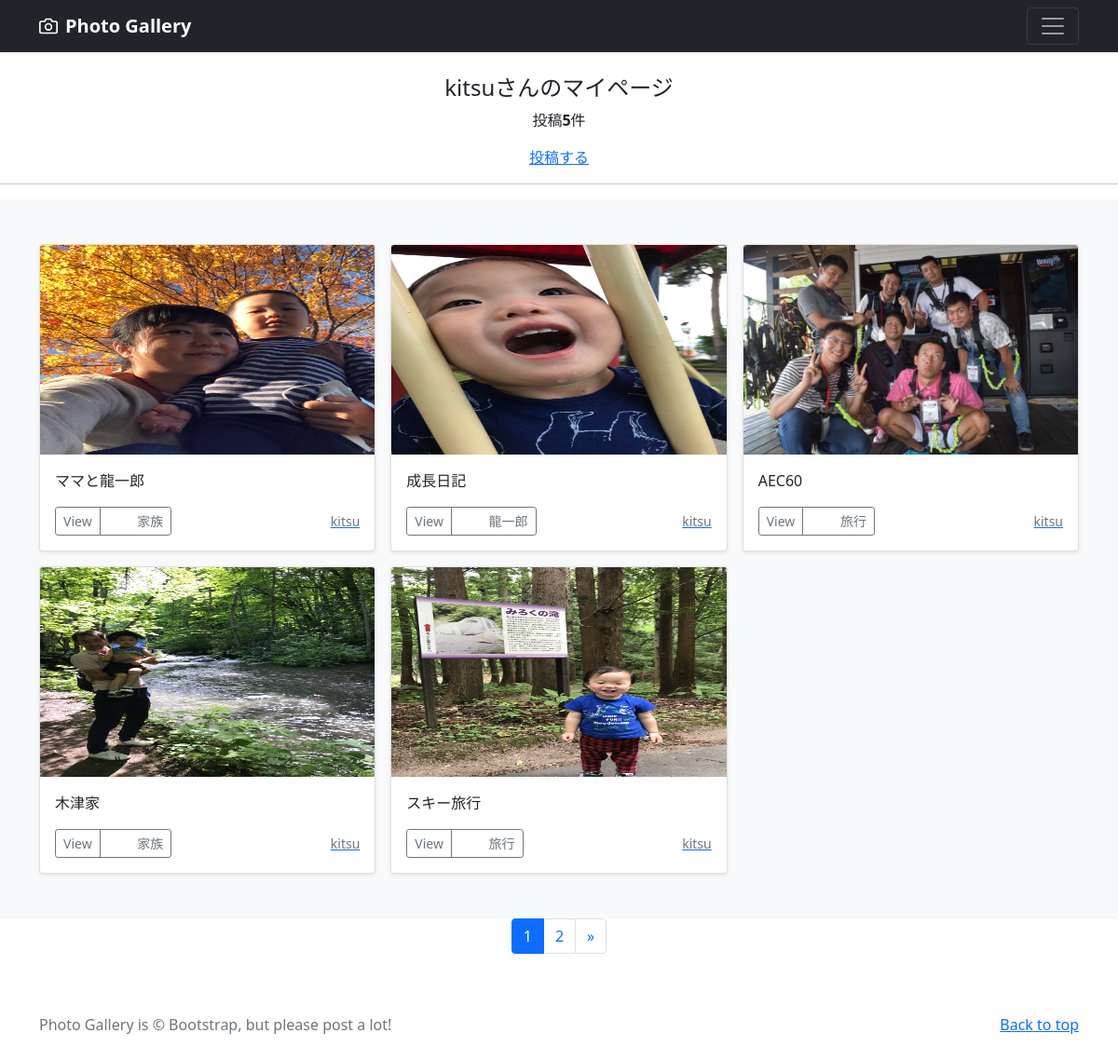
Screenshot of /mypage/ (signed in) with the database file from the repository.
### accounts/models.py (models this page shows)
class CustomUser(AbstractUser):
    pass

### photo/models.py (models this page shows, shortened)
class PhotoPost(models.Model):
    user = models.ForeignKey(
        CustomUser,
        verbose_name='ユーザー',
        on_delete=models.CASCADE
        )
    category = models.ForeignKey(
        Category,
        verbose_name='カテゴリ',
        on_delete=models.PROTECT
        )
    title = models.CharField(
        verbose_name='タイトル',
        max_length=200
        )
    comment = models.TextField(
        verbose_name = 'コメント',
        )
    image1 = models.ImageField(
        verbose_name = 'イメージ１',
        upload_to = 'photos',
        )
    image2 = models.ImageField(
        verbose_name = 'イメージ２',
        upload_to = 'photos',
        blank=True,
        null=True
        )
    posted_at = models.DateTimeField(
        verbose_name = '投稿日時',
        auto_now_add=True
        )

class Category(models.Model):
    title = models.CharField(
        verbose_name='カテゴリ',
        max_length=20)

### photo/views.py (the view)
class MypageView(ListView):
    template_name='mypage.html'
    paginate_by = 5
    def get_queryset(self):
        queryset = PhotoPost.objects.filter(
            user=self.request.user).order_by('-posted_at')
        return queryset

### photo/templates/mypage.html (shortened to what this page needs)
{% extends 'base.html' %}
    {% block contents %}
    {% if user.is_authenticated %}
      <br>
      <div style="text-align:center">
        <h4>{{user.username}}さんのマイページ</h4>
        {% if object_list.count == 0 %}
          <p>{{user.username}}さんの投稿はありません。</p>
        {% else %}
          <p>投稿<strong>{{object_list.count}}</strong>件</p>
        {% endif %}
        <a href="{% url 'photo:post' %}">投稿する</a>
      </div>
      <hr>
    {% endif %}
    {% include "photos_list.html" %}
    {% include "pagination.html" %}
    {% endblock %}

### photo/templates/base.html (shortened to what this page needs)
{% load static %}
<!doctype html>
<html lang="ja">
  <head>
    <link href="https://cdn.jsdelivr.net/npm/bootstrap@5.0.2/dist/css/bootstrap.min.css" rel="stylesheet">
  </head>
  <body>
  <header>
    <div class="navbar navbar-dark bg-dark shadow-sm">
      <div class="container">
        <a href="{% url 'photo:index' %}" class="navbar-brand d-flex align-items-center">
          <strong>Photo Gallery</strong>
        </a>
        <button class="navbar-toggler" type="button" data-bs-toggle="collapse" data-bs-target="#navbarHeader" aria-controls="navbarHeader" aria-expanded="false" aria-label="Toggle navigation">
          <span class="navbar-toggler-icon"></span>
        </button>
      </div>
    </div>
  </header>
  <main>
    {% block contents %}{% endblock %}
  </main>
  <footer class="text-muted py-5">
    <div class="container">
      <p class="float-end mb-1">
        <a href="#">Back to top</a>
      </p>
      <p class="mb-1">Photo Gallery is &copy; Bootstrap, but please post a lot!</p>
    </div>
  </footer>
  </body>
</html>

### photo/templates/photos_list.html (shortened to what this page needs)
  <div class="album py-5 bg-light">
    <div class="container">
      <div class="row row-cols-1 row-cols-sm-2 row-cols-md-3 g-3">
        {% for record in object_list %}
        <div class="col">
          <div class="card shadow-sm">
            <img src="{{ record.image1.url }}"
                 class="bd-placeholder-img card-img-top" width="100%" height="225" xmlns="http://www.w3.org/2000/svg" role="img" aria-label="Placeholder: Thumbnail" preserveAspectRatio="xMidYMid slice" focusable="false">
                 <rect width="100%" height="100%" fill="#55595c"/>
            <div class="card-body">
              <p class="card-text">{{record.title}}</p>
              <div class="d-flex justify-content-between align-items-center">
                <div class="btn-group">
                  <button type="button" class="btn btn-sm btn-outline-secondary"
                    onclick="location.href='{% url 'photo:photo_detail' record.pk %}'">View</button>
                  <button type="button" class="btn btn-sm btn-outline-secondary"
          　　       onclick="location.href='{% url 'photo:photos_cat' category=record.category.id %}'">
          　　       {{record.category.title}}</button>
                </div>
                <a href="{% url 'photo:user_list' user=record.user.id %}"><small class="text-muted">{{record.user.username}}</small>
                </a>
              </div>
            </div>
          </div>
        </div>
        {% endfor %}
      </div>
    </div>
  </div>

### photo/templates/pagination.html (shortened to what this page needs)
<ul class="pagination"
    style="justify-content:center">
    {% for num in page_obj.paginator.page_range %}
      {% if page_obj.number == num %}
      <li class="page-item active">
        <span class="page-link">{{ num }}</span>
      </li>
      {% else %}
      <li class="page-item">
        <a class="page-link" href="?page{{ num }}">{{ num }}</a>
      </li>
      {% endif %}
    {% endfor %}
    {% if page_obj.has_next %}
    <li class="page-item">
      <a class="page-link" href="?page={{ page_obj.next_page_number }}"
        <span aria-hidden="true">&raquo</span>
      </a>
    </li>
    {% endif %}
</ul>

### photo/templates/base.html (style rules this page uses)
.bd-placeholder-img { font-size: 1.125rem; text-anchor: middle; -webkit-user-select: none; -moz-user-select: none; user-select: none; }

### rows the page displays
CustomUser: username "kitsu"
PhotoPost: image1 (picture), title "ママと龍一郎", category "家族", user.username "kitsu"
PhotoPost: image1 (picture), title "成長日記", category "龍一郎", user.username "kitsu"
PhotoPost: image1 (picture), title "AEC60", category "旅行", user.username "kitsu"
PhotoPost: image1 (picture), title "木津家", category "家族", user.username "kitsu"
PhotoPost: image1 (picture), title "スキー旅行", category "旅行", user.username "kitsu"

### other values shown
{{ object_list.count }} "5"
{{ num }} "1"
{{ num }} "2"
